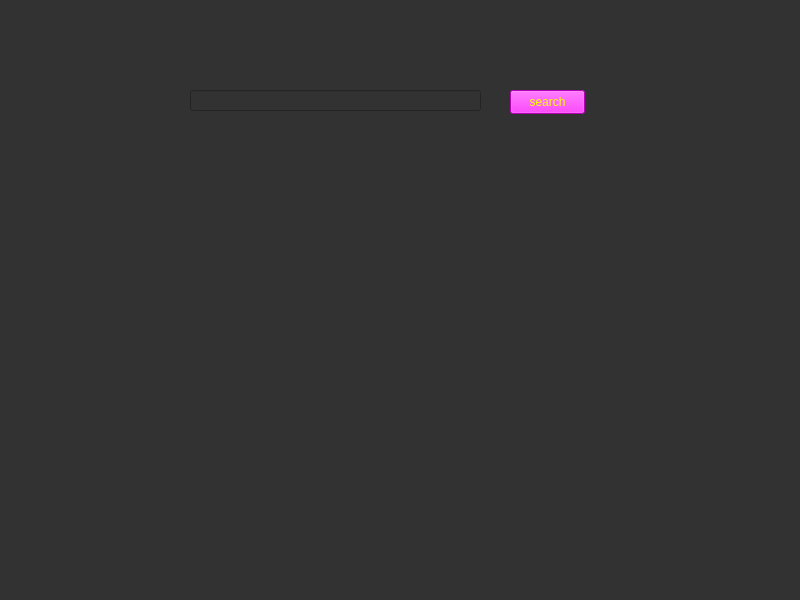
<?xml version="1.0" encoding="UTF-8"?>
<ui version="4.0">
 <class>MainWindow</class>
 <widget class="QMainWindow" name="MainWindow">
  <property name="geometry">
   <rect>
    <x>0</x>
    <y>0</y>
    <width>800</width>
    <height>600</height>
   </rect>
  </property>
  <property name="windowTitle">
   <string>MainWindow</string>
  </property>
  <property name="styleSheet">
   <string notr="true">background-color:rgb(50, 50, 50)</string>
  </property>
  <widget class="QWidget" name="centralwidget">
   <widget class="QPushButton" name="searchbutton">
    <property name="geometry">
     <rect>
      <x>510</x>
      <y>90</y>
      <width>75</width>
      <height>24</height>
     </rect>
    </property>
    <property name="styleSheet">
     <string notr="true">color: rgb(255, 255, 0);
background-color: rgb(255, 0, 255);</string>
    </property>
    <property name="text">
     <string>search</string>
    </property>
   </widget>
   <widget class="QLineEdit" name="searchfield">
    <property name="geometry">
     <rect>
      <x>190</x>
      <y>90</y>
      <width>291</width>
      <height>21</height>
     </rect>
    </property>
    <property name="styleSheet">
     <string notr="true">
color: rgb(85, 255, 255);</string>
    </property>
   </widget>
  </widget>
  <widget class="QMenuBar" name="menubar">
   <property name="geometry">
    <rect>
     <x>0</x>
     <y>0</y>
     <width>800</width>
     <height>22</height>
    </rect>
   </property>
  </widget>
  <widget class="QStatusBar" name="statusbar"/>
 </widget>
 <resources/>
 <connections/>
</ui>
